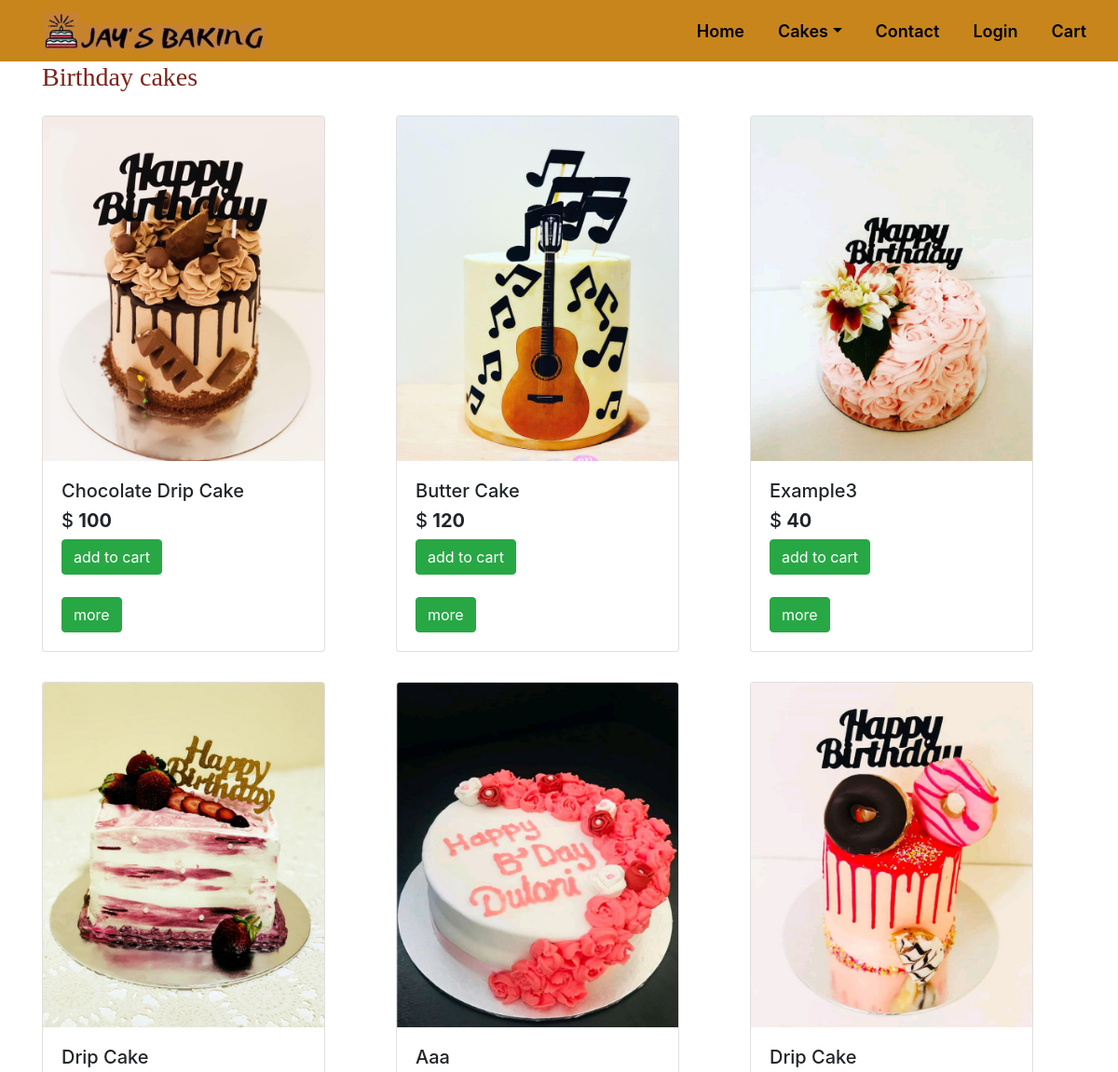
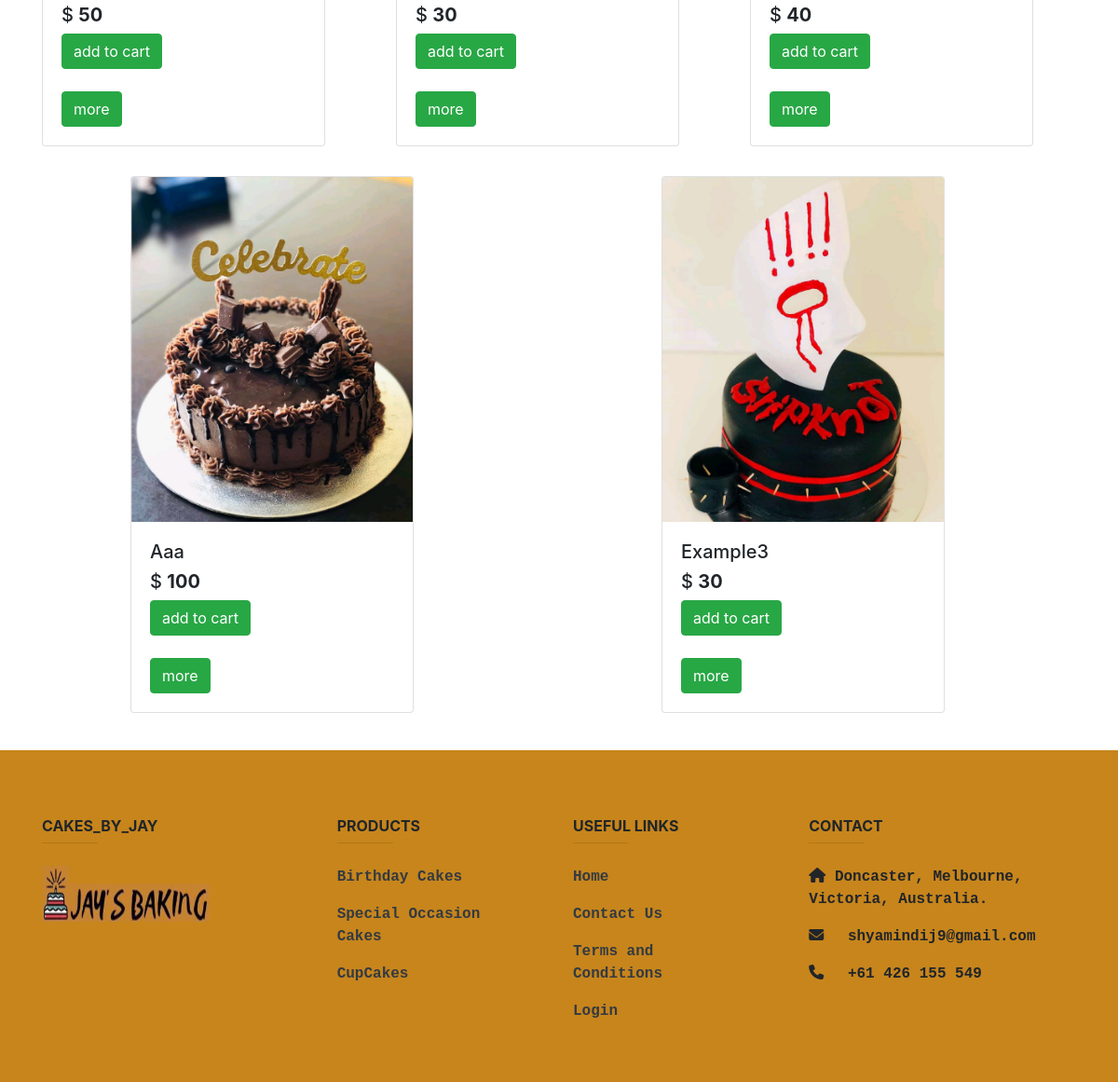
Screenshot of /cakes.php with the database file from the repository (2 pictures, top to bottom).
### tables this page shows
CREATE TABLE IF NOT EXISTS `addcake` (
  `id` int(11) NOT NULL AUTO_INCREMENT,
  `name` varchar(30) NOT NULL,
  `weight` int(10) NOT NULL,
  `price` int(3) NOT NULL,
  `description` varchar(120) NOT NULL,
  `image` varchar(50) NOT NULL,
  PRIMARY KEY (`id`) USING BTREE
);

### cakes.php (the view, shortened to what this page needs)
<html>
<head>
    <?php
    include_once("include/conn.php");
    include_once("include/header.php");
    ?>
    <link rel="stylesheet" type="text/css" href="css/cakes.css">
</head>
<?php
include_once("include/nav-bar.php");
?>
<body>
<div class="container">
    <h3>Birthday cakes</h3>
    <div class="row">
        <?php
        $query = "SELECT * FROM `addcake` ORDER BY `addcake`.`id` ";
        $query_run = mysqli_query($connection, $query);
        if (mysqli_num_rows($query_run) > 0) {
            foreach ($query_run as $row) {
                while ($row = mysqli_fetch_assoc($query_run)) {
                    ?>
                    <div class=" col-10 col-sm-6 col-lg-4 mx-auto my-3 store-item" data-item="store_item">
                        <div class="card" style="width: 19rem;">
                            <div class="img-container">
                                <img src="<?php echo 'img/' . $row['image'] ?>" width="305px;" height="370px;"
                                     alt="cakes">
                            </div>
                            <div class="card-body">
                                <div class="card-text  justify-content-between text-capitalize">
                                    <h5 id="store-item-name"> <?php echo $row['name'] ?></h5>
                                    <h5 id="store-item-value">
                                        $
                                        <strong id="store-item-price"
                                                class="font-weight-bold"><?php echo $row['price'] ?></strong></h5>
                                    <form action="cart.php" method="post" enctype="multipart/form-data">
                                        <button type="submit" name="add_to_cart" class="btn btn-success">add to cart
                                        </button>
                                    </form><br>
                                    <form action="loadbcake.php" method="post" enctype="multipart/form-data">
                                        <button type="submit" name="more" value="more" class="btn btn-success"> more
                                        </button>
                                    </form>
                                </div>
                            </div>
                        </div>
                    </div>
                    <?php
                }
            }
        }
        ?>
    </div>
</div>
</body>
<br>
<?php
include_once("include/footer.php");
include_once("include/scripts.php");
?>
</html>

### include/header.php (shortened to what this page needs)
<link rel="stylesheet" href="css/home.css">
<link rel="stylesheet" href="css/bootstrap.min.css">
<link rel="stylesheet" type="text/css" href="css/all.min.css">
<link rel="stylesheet" type="text/css" href="font-awesome/css/font-awesome.min.css">

### include/nav-bar.php (shortened to what this page needs)
<section id="nav-bar">
    <nav class="navbar navbar-expand-lg navbar navbar-dark ">
        <a class="navbar-brand" href="index.php">
            <img src="img/logo.jpg">
        </a>
        <div class="collapse navbar-collapse" id="navbarSupportedContent">
            <ul class="navbar-nav ml-auto">
                <li class="nav-item ">
                    <a class="nav-link" href="index.php">Home
                         </a>
                </li>
                <li class="nav-item dropdown">
                    <a class="nav-link dropdown-toggle" href="Cakes.html" id="navbarDropdown" role="button" data-toggle="dropdown" aria-haspopup="true" aria-expanded="false">Cakes</a>
                </li>
                <li class="nav-item ">
                    <a class="nav-link" href="contact.php">Contact</a>
                </li>
                <li class="nav-item ">
                    <a class="nav-link" href="login.php">Login</a>
                </li>
                <li class="nav-item ">
                    <a class="nav-link" href="cart.php">Cart</a>
                </li>
            </ul>
        </div>
    </nav>
</section>

### include/footer.php (shortened to what this page needs)
<footer class="page-footer font-small blue-grey lighten-5">
    <br>
    <div class="container text-center text-md-left mt-5">
        <div class="row mt-3 dark-grey-text">
            <div class="col-md-3 col-lg-4 col-xl-3 mb-4">
                <h6 class="text-uppercase font-weight-bold">Cakes_by_Jay</h6>
                <hr class="teal accent-3 mb-4 mt-0 d-inline-block mx-auto" style="width: 60px;">
                <br>
                <img src="img/logo.jpg" width="180px" , height="60px">
            </div>
            <div class="col-md-2 col-lg-2 col-xl-2 mx-auto mb-4">
                <h6 class="text-uppercase font-weight-bold">Products</h6>
                <hr class="teal accent-3 mb-4 mt-0 d-inline-block mx-auto" style="width: 60px;">
                <p>
                    <a class="dark-grey-text text-dark" href="cakes.php">Birthday Cakes</a>
                </p>
                <p>
                    <a class="dark-grey-text text-dark" href="SpecialOccasionCakes.php">Special Occasion Cakes</a>
                </p>
                <p>
                    <a class="dark-grey-text text-dark" href="cupcakes.php">CupCakes</a>
                </p>
            </div>
            <div class="col-md-3 col-lg-2 col-xl-2 mx-auto mb-4">
                <h6 class="text-uppercase font-weight-bold">Useful links</h6>
                <hr class="teal accent-3 mb-4 mt-0 d-inline-block mx-auto" style="width: 60px;">
                <p>
                    <a class="dark-grey-text text-dark" href="index.php">Home</a>
                </p>
                <p>
                    <a class="dark-grey-text text-dark" href="contact.php">Contact Us</a>
                </p>
                <p>
                    <a class="dark-grey-text text-dark" href="#!">Terms and Conditions</a>
                </p>
                <p>
                    <a class="dark-grey-text text-dark" href="login.php">Login</a>
                </p>
            </div>
            <div class="col-md-4 col-lg-3 col-xl-3 mx-auto mb-md-0 mb-4">
                <h6 class="text-uppercase font-weight-bold">Contact</h6>
                <hr class="teal accent-3 mb-4 mt-0 d-inline-block mx-auto" style="width: 60px;">
                <p>
                    <i class="fas fa-home"></i> Doncaster, Melbourne, Victoria, Australia.</p>
                <p>
                    <i class="fas fa-envelope mr-3"></i><a href="https://www.w3schools.com/html/"></a>
                    shyamindij9@gmail.com</p>
                <p>
                    <i class="fas fa-phone mr-3"></i> +61 426 155 549</p>
            </div>
        </div>
    </div>
    <br>
</footer>

### include/scripts.php (shortened to what this page needs)
<link rel="stylesheet" href="https://stackpath.bootstrapcdn.com/font-awesome/4.7.0/css/font-awesome.min.css">

### css/home.css (style rules this page uses)
* { margin: 0; padding: 0; }
#nav-bar { position: fixedfi; top: 0; z-index: 10; }
.navbar-brand img { height: 40px; padding-left: 30px; }
.navbar-nav li { padding: 0 10px; }
.navbar-nav li a { float: right; text-align: left; }
.navbar { background: #c7851c; }
.nav-link { color: #000000!important; font-weight: 600; font-size: 18px; padding-left: 40px; }
h3 { font-weight: bold; font-family:cursive; color: #7b241c; }
p { font-weight: 600; font-family: monospace; }
footer { background-color: #c7851c; }

### css/cakes.css (style rules this page uses)
* { margin: 0; padding: 0; }
#nav-bar { position: fixedfi; top: 0; z-index: 10; }
.navbar-brand img { height: 40px; padding-left: 30px; }
.navbar-nav li { padding: 0 10px; }
.navbar-nav li a { float: right; text-align: left; }
.navbar { background: #c7851c; }
.nav-link { color: #000000!important; font-weight: 600; font-size: 18px; padding-left: 40px; }
.card { overflow: hidden; position: relative; }
.img-container { position: relative; overflow: hidden; cursor: pointer; }
.img-container { transition: all 1s ease-in-out; }
footer { background-color: #c7851c; }

### rows the page displays
addcake: image (picture), name "Chocolate Drip Cake", price "100"
addcake: image (picture), name "Butter Cake", price "120"
addcake: image (picture), name "Example3", price "40"
addcake: image (picture), name "Drip Cake", price "50"
addcake: image (picture), name "Aaa", price "30"
addcake: image (picture), name "Drip Cake", price "40"
addcake: image (picture), name "Aaa", price "100"
addcake: image (picture), name "Example3", price "30"
